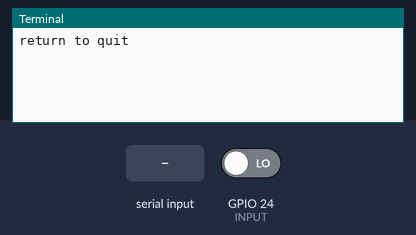
Recording of a program running on a simulated Raspberry Pi (BCM pin numbers). Parts: the last lines printed to the terminal. The inputs (shaded band) are chosen by the test bench; at power-on: GPIO 24 (INPUT) LOW. At 2.8 s the program stops and its outputs stay as they are.

Above: at 1.2 s.
1.3 s: GPIO 24 (INPUT) driven HIGH
At 2.4 s:
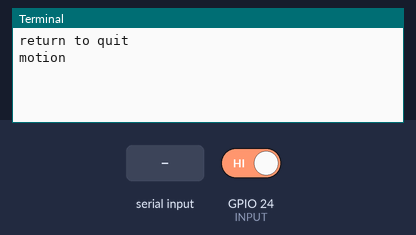
2.8 s: "1" typed at the terminal, then Enter
At 3.6 s:
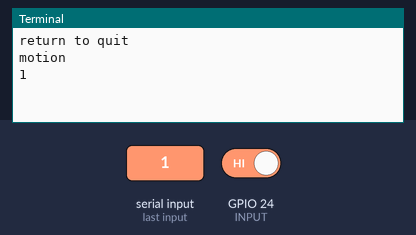

Measured:
- after the input at 1.3 s, the terminal: prints a new line at once (image 1)
- after the input at 2.8 s, the terminal: prints a new line at once (image 2)

The program:

motion_detection.py
```python
""" Detect motion with an HC-SR501.

rpi     HC-SR501
===     ========
5v0 --- VCC
P24 --- OUT
GND --- GND

Tx to min, Sx to max.
"""
import RPi.GPIO as GPIO

INPUT = 24

GPIO.setmode(GPIO.BCM)
GPIO.setup(INPUT, GPIO.IN) #, GPIO.PUD_UP)

def _callback(channel):
    print "motion"

try:
    GPIO.add_event_detect(INPUT, GPIO.RISING, callback=_callback, bouncetime=200)
    raw_input("return to quit\n")
finally:
    GPIO.cleanup()
```
